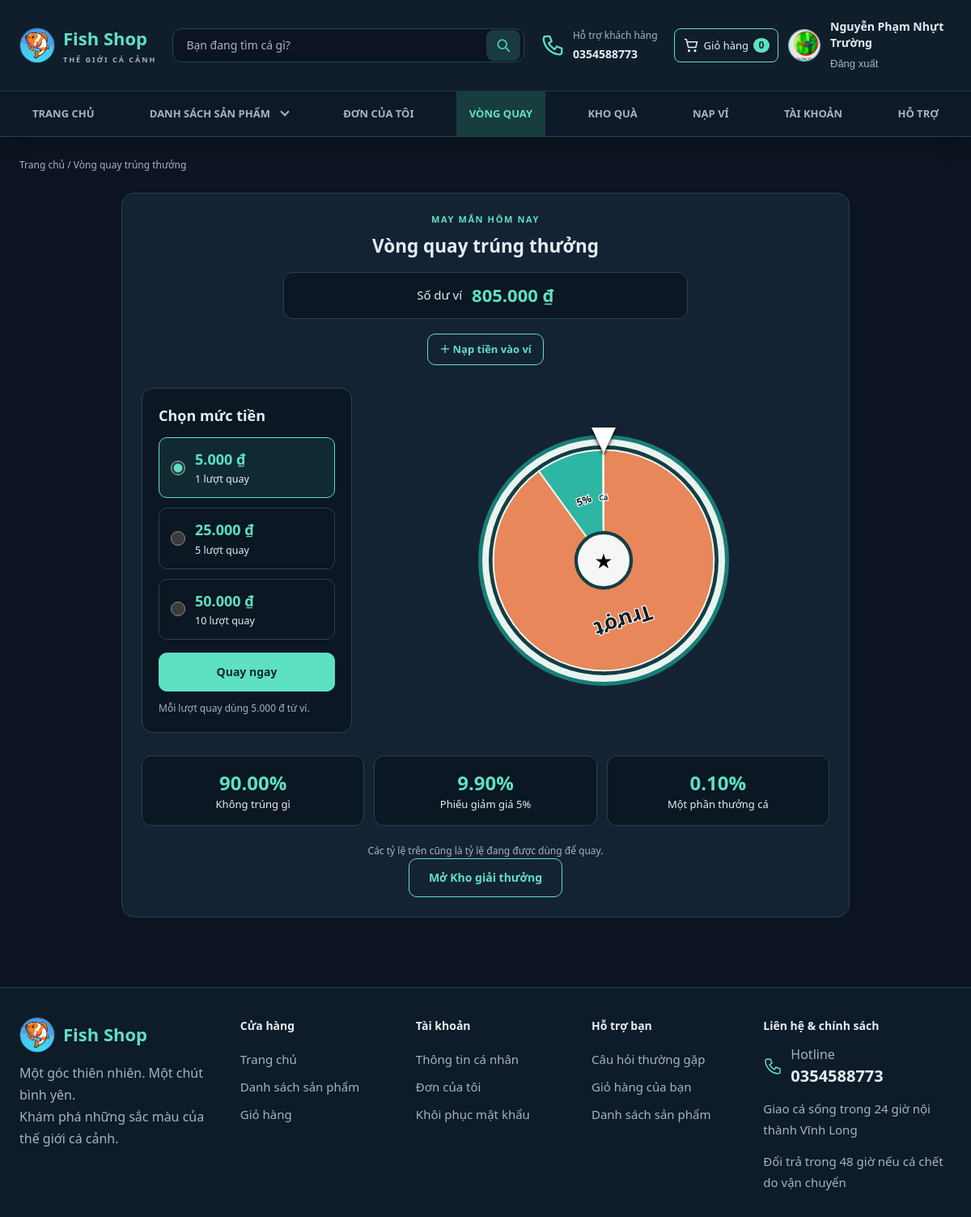
Screenshot of /wheel.php (signed in) with the database file from the repository.
### tables this page shows
CREATE TABLE `users` (
  `id` int(10) UNSIGNED NOT NULL,
  `username` varchar(50) NOT NULL,
  `password` varchar(255) NOT NULL COMMENT 'Chuỗi băm từ password_hash()',
  `fullname` varchar(100) NOT NULL,
  `email` varchar(254) DEFAULT NULL,
  `security_question` varchar(40) DEFAULT NULL,
  `security_answer_hash` varchar(255) DEFAULT NULL,
  `phone` varchar(20) NOT NULL,
  `address` varchar(255) NOT NULL DEFAULT '',
  `avatar` varchar(255) DEFAULT NULL,
  `role` enum('customer','admin') NOT NULL DEFAULT 'customer',
  `account_status` enum('active','locked') NOT NULL DEFAULT 'active',
  `locked_reason` varchar(64) DEFAULT NULL,
  `locked_note` text DEFAULT NULL,
  `locked_at` datetime DEFAULT NULL,
  `locked_by_admin_id` int(10) UNSIGNED DEFAULT NULL,
  `created_at` timestamp NOT NULL DEFAULT current_timestamp()
);

CREATE TABLE `prize_wallets` (
  `user_id` int(10) UNSIGNED NOT NULL,
  `balance` bigint(20) UNSIGNED NOT NULL DEFAULT 0,
  `updated_at` timestamp NOT NULL DEFAULT current_timestamp() ON UPDATE current_timestamp()
);

### includes/rewards.php (called while the page is built, shortened)
<?php
function prize_wallet(PDO $pdo, int $userId): array {
    $pdo->prepare('INSERT INTO prize_wallets(user_id) VALUES(?) ON DUPLICATE KEY UPDATE user_id=VALUES(user_id)')->execute([$userId]);
    $st=$pdo->prepare('SELECT balance FROM prize_wallets WHERE user_id=?'); $st->execute([$userId]);
    return $st->fetch() ?: ['balance'=>0];
}
function prize_spin_odds(): array {
    return ['miss_bp'=>9000,'coupon_bp'=>990,'fish_bp'=>10];
}

### includes/functions.php (called while the page is built, shortened)
<?php
function e($s): string { return htmlspecialchars((string)$s, ENT_QUOTES, 'UTF-8'); }
function money($v): string { return number_format((float)$v, 0, ',', '.') . ' ₫'; }
function url(string $path = ''): string {
    $path = ltrim($path, '/');
    return BASE_URL . $path;
}
function file_url(?string $rel, string $fallback = 'assets/images/no-image.svg'): string {
    $rel = (string)$rel;
    if ($rel !== '' && strpos($rel, '..') === false && is_file(__DIR__ . '/../' . $rel)) return url($rel);
    return url($fallback);
}
function cart_count(int $userId): int {
    $st = db()->prepare('SELECT COALESCE(SUM(ci.quantity),0) FROM cart c JOIN cart_items ci ON ci.cart_id = c.id WHERE c.user_id = ?');
    $st->execute([$userId]);
    return (int)$st->fetchColumn();
}
function current_cart_count(): int {
    $user = current_user();
    if ($user) return cart_count((int)$user['id']);
    return array_sum(array_column(guest_cart_lines(), 'quantity'));
}

### config/database.php (called while the page is built, shortened)
<?php
function db(): PDO
{
    static $pdo = null;
    if ($pdo === null) {
        try {
            $pdo = new PDO(
                'mysql:host=' . DB_HOST . ';dbname=' . DB_NAME . ';charset=utf8mb4',
                DB_USER,
                DB_PASS,
                [
                    PDO::ATTR_ERRMODE => PDO::ERRMODE_EXCEPTION,
                    PDO::ATTR_DEFAULT_FETCH_MODE => PDO::FETCH_ASSOC,
                    PDO::ATTR_EMULATE_PREPARES => false,
                ]
            );
        } catch (PDOException $e) {
            http_response_code(500);
            exit('Không kết nối được MySQL. Hãy bật MySQL trong XAMPP, nhập file database/WebBanCa.sql và kiểm tra config/database.php.');
        }
    }
    return $pdo;
}

### includes/auth.php (called while the page is built, shortened)
<?php
require_once __DIR__ . '/../config/database.php';
require_once __DIR__ . '/functions.php';
function current_user(): ?array {
    static $user = false;
    if ($user === false) {
        $user = null;
        if (!empty($_SESSION['user_id'])) {
            $st = db()->prepare(
                'SELECT id, username, fullname, phone, address, avatar, role, account_status FROM users WHERE id = ?'
            );
            $st->execute([(int)$_SESSION['user_id']]);
            $user = $st->fetch() ?: null;
        }
    }
    return $user;
}
function requireLogin(): array {
    $u = current_user();
    return $u;
}

### wheel.php (the view, shortened to what this page needs)
<?php
require_once __DIR__ . '/includes/auth.php';
require_once __DIR__ . '/includes/rewards.php';
$user=requireLogin(); $pdo=db(); reward_schema($pdo); $wallet=prize_wallet($pdo,(int)$user['id']);
$rates=prize_spin_odds();
$rateText=fn($bp)=>number_format((int)$bp/100,2,'.','');
$segments=[['type'=>'miss','label'=>'Trượt','bp'=>(int)$rates['miss_bp'],'color'=>'#e88759'],['type'=>'coupon','label'=>'5%','bp'=>(int)$rates['coupon_bp'],'color'=>'#2cb6a3'],['type'=>'fish','label'=>'Cá','bp'=>(int)$rates['fish_bp'],'color'=>'#f6c85f']];
$sectorMarkup='';$angle=0.0;
foreach($segments as $segment){
    $sweep=$segment['bp']/10000*360;
$fill=$segment['color'];
    if($sweep>=359.999){$sectorMarkup.='<circle cx="50" cy="50" r="48" fill="'.$fill.'" stroke="#f0f7f3" stroke-width=".7"/>';$mid=$angle+180;}
    else{$a1=deg2rad(-90+$angle);$a2=deg2rad(-90+$angle+$sweep);$x1=50+48*cos($a1);$y1=50+48*sin($a1);$x2=50+48*cos($a2);$y2=50+48*sin($a2);$large=$sweep>180?1:0;$sectorMarkup.='<path d="M50 50 L'.number_format($x1,3,'.','').' '.number_format($y1,3,'.','').' A48 48 0 '.$large.' 1 '.number_format($x2,3,'.','').' '.number_format($y2,3,'.','').' Z" fill="'.$fill.'" stroke="#f0f7f3" stroke-width=".7"/>';$mid=$angle+$sweep/2;}
    $sectorMarkup.='<text x="50" y="23" text-anchor="middle" dominant-baseline="middle" transform="rotate('.number_format($mid,3,'.','').' 50 50)" fill="#10202a" stroke="#fff" stroke-width=".8" paint-order="stroke" font-weight="800" font-size="'.max(3.2,min(9,$sweep/8)).'">'.$segment['label'].'</text>';
    $angle+=$sweep;
}
$spinResult=is_array($_SESSION['prize_spin_result']??null)?$_SESSION['prize_spin_result']:null;
$selectedCount = (int)($spinResult['count'] ?? 1);
$pageTitle='Vòng quay trúng thưởng'; include __DIR__.'/includes/header.php';
?>
<p class="crumb"><a href="<?=url('index.php')?>">Trang chủ</a> / Vòng quay trúng thưởng</p>
<section class="card prize-wheel-page">
  <p class="map-eyebrow">MAY MẮN HÔM NAY</p><h1>Vòng quay trúng thưởng</h1>
  <div class="wallet-balance"><span>Số dư ví</span><b><?=money($wallet['balance'])?></b></div>
  <p><a class="btn ghost sm" href="<?=url('wallet.php')?>">＋ Nạp tiền vào ví</a></p>
  <div class="spin-layout">
    <form class="spin-purchase" id="spin-purchase" method="post" action="<?=url('actions/spin.php')?>">
      <fieldset id="spin-fields">
        <legend>Chọn mức tiền</legend>
        <?php foreach([1,5,10] as $n): ?>
          <label class="spin-price-option">
            <input type="radio" name="count" value="<?=$n?>" <?=$selectedCount===$n?'checked':''?> required>
            <span><strong><?=money($n*5000)?></strong><small><?=$n?> lượt quay</small></span>
          </label>
        <?php endforeach; ?>
        <button class="btn block" id="spin-submit" type="submit">Quay ngay</button>
      </fieldset>
      <p class="hint">Mỗi lượt quay dùng 5.000 đ từ ví.</p>
    </form>
    <div class="spin-main">
  <div class="wheel-stage"><div class="wheel-pin" aria-hidden="true"></div><div class="prize-wheel" id="prize-wheel" data-miss="<?=$rateText($rates['miss_bp'])?>" data-coupon="<?=$rateText($rates['coupon_bp'])?>" data-fish="<?=$rateText($rates['fish_bp'])?>" aria-label="Vòng quay trúng thưởng"><svg viewBox="0 0 100 100" role="img" aria-label="Các phần thưởng theo tỷ lệ công bố"><?=$sectorMarkup?><circle cx="50" cy="50" r="12" fill="#f4f7f5" stroke="#143e43" stroke-width="1.5"/><text x="50" y="51" text-anchor="middle" dominant-baseline="middle" font-size="9">★</text></svg></div></div>
    </div>
  </div>
    <div class="prize-odds"><div><b><?=$rateText($rates['miss_bp'])?>%</b><span>Không trúng gì</span></div><div><b><?=$rateText($rates['coupon_bp'])?>%</b><span>Phiếu giảm giá 5%</span></div><div><b><?=$rateText($rates['fish_bp'])?>%</b><span>Một phần thưởng cá</span></div></div>
    <p class="hint">Các tỷ lệ trên cũng là tỷ lệ đang được dùng để quay.</p>
  <a class="btn ghost" href="<?=url('rewards.php')?>">Mở Kho giải thưởng</a>
</section>
<?php include __DIR__.'/includes/footer.php'; ?>

### includes/navbar.php (shortened to what this page needs)
<?php
$u = current_user();
$searchText = is_string($_GET['q'] ?? null) ? $_GET['q'] : '';
$currentPage = basename($_SERVER['SCRIPT_NAME']);
$catalogActive = in_array($currentPage, ['products.php', 'product_detail.php'], true);
?>
<header class="top">
  <div class="wrap bar">
    <a class="logo" href="<?= url('index.php') ?>"><img class="brand-avatar" src="<?= url('assets/images/fish-shop-logo.jpg') ?>" alt="" width="44" height="44"><span>Fish Shop<small>THẾ GIỚI CÁ CẢNH</small></span></a>
    <form class="header-search" action="<?= url($currentPage === 'products.php' ? 'products.php' : 'index.php') ?>" method="get" role="search">
      <input class="search" type="search" name="q" value="<?= e($searchText) ?>" placeholder="Bạn đang tìm cá gì?" aria-label="Tìm sản phẩm">
      <button type="submit" aria-label="Tìm kiếm"><svg viewBox="0 0 24 24" aria-hidden="true"><circle cx="10.5" cy="10.5" r="6.5"/><path d="m16 16 5 5"/></svg></button>
    </form>
    <a class="header-support" href="#ho-tro"><svg viewBox="0 0 24 24" aria-hidden="true"><path d="M5 3h4l2 5-3 2c2 3 3 4 6 6l2-3 5 2v4c0 2-2 2-3 2C10 20 4 14 3 6c0-1 0-3 2-3Z"/></svg><span>Hỗ trợ khách hàng<strong><?= e(ADMIN_CONTACT_PHONE) ?></strong></span></a>
    <div class="header-actions">
      <a class="header-action" data-nav="cart" href="<?= url('cart.php') ?>"><svg viewBox="0 0 24 24" aria-hidden="true"><path d="M3 3h2l3 12h11l2-8H6"/><circle cx="9" cy="20" r="1"/><circle cx="18" cy="20" r="1"/></svg><span>Giỏ hàng</span><b id="cart-badge" class="badge-n"><?= current_cart_count() ?></b></a>
      <?php if ($u): ?>
        <a class="account-avatar" href="<?= url('profile.php') ?>" aria-label="Thông tin tài khoản">
          <img src="<?= e(file_url($u['avatar'] ?? null, 'assets/images/avatar-default.svg')) ?>" alt="Ảnh đại diện của <?= e($u['fullname']) ?>" width="40" height="40">
        </a>
      <?php endif; ?>
      <div class="account-links">
      <?php if ($u): ?>
        <a href="<?= url('profile.php') ?>"><?= e($u['fullname']) ?></a>
        <form action="<?= url('logout.php') ?>" method="post"><?= csrf_field() ?><button class="link-btn" type="submit">Đăng xuất</button></form>
      <?php else: ?>
        <a href="<?= url('login.php') ?>">Đăng nhập</a><a href="<?= url('register.php') ?>">Đăng ký tài khoản</a>
      <?php endif; ?>
      </div>
    </div>
  </div>
  <div class="navigation"><div class="wrap">
    <nav id="nav-main" class="main-nav" aria-label="Điều hướng chính">
      <a class="<?= $currentPage === 'index.php' ? 'on' : '' ?>" href="<?= url('index.php') ?>">Trang chủ</a>
      <details class="product-menu" data-product-menu>
        <summary class="<?=$catalogActive ? 'on' : ''?>">Danh sách sản phẩm <span class="menu-chevron" aria-hidden="true"></span></summary>
      </details>
      <a class="<?= $currentPage === 'purchase_history.php' ? 'on' : '' ?>" href="<?= url('purchase_history.php') ?>">Đơn của tôi</a>
      <a class="<?= $currentPage === 'wheel.php' ? 'on' : '' ?>" href="<?= url('wheel.php') ?>">Vòng quay</a>
      <a class="<?= $currentPage === 'rewards.php' ? 'on' : '' ?>" href="<?= url('rewards.php') ?>">Kho quà</a>
      <?php if ($u): ?><a class="<?= $currentPage === 'wallet.php' ? 'on' : '' ?>" href="<?= url('wallet.php') ?>">Nạp ví</a><?php endif; ?>
      <a class="<?= $currentPage === 'profile.php' ? 'on' : '' ?>" href="<?= url('profile.php') ?>">Tài khoản</a>
      <a class="<?= $currentPage === 'support.php' ? 'on' : '' ?>" href="<?= url('support.php') ?>">Hỗ trợ</a>
    </nav>
  </div></div>
</header>

### assets/css/style.css (style rules this page uses)
:root { --bg:#0b1420; --card:#101c2b; --line:#1f3347; --ink:#e8f1f5; --mute:#8fa3b3; --teal:#5ee0c3; --r:14px; --danger:#ff8b91; --warn:#ffc857; --pink:#ff7496; }
* { box-sizing:border-box; margin:0; padding:0; }
html { scroll-behavior:smooth; }
body { background:var(--bg); color:var(--ink); font-family:"Segoe UI",Roboto,Arial,sans-serif; font-size:15px; line-height:1.6; min-height:100vh; display:flex; flex-direction:column; }
img { max-width:100%; display:block; }
a { color:inherit; text-decoration:none; }
h1,h2,h3 { line-height:1.3; }
.wrap { width:100%; max-width:1160px; margin:0 auto; padding:0 20px; }
.bar { display:flex; align-items:center; gap:20px; min-height:64px; }
.badge-n { min-width:20px; padding:0 6px; border-radius:20px; background:var(--teal); color:#092c28; font-size:12px; font-weight:700; text-align:center; }
.btn { display:inline-flex; align-items:center; justify-content:center; gap:6px; padding:11px 20px; border:1px solid var(--teal); border-radius:10px; background:var(--teal); color:#092c28; font:inherit; font-size:14px; font-weight:600; cursor:pointer; transition:transform .15s, background .15s, color .15s; }
.btn.ghost { background:transparent; color:var(--teal); }
.btn.sm { padding:7px 14px; font-size:13px; }
.btn.block { width:100%; }
.in, input[type=text], input[type=email], input[type=password], input[type=search], input[type=number], input[type=file], select, textarea { background:var(--card); color:var(--ink); border:1px solid var(--line); border-radius:8px; padding:10px 12px; font:inherit; font-size:14px; max-width:100%; }
input::placeholder, textarea::placeholder { color:#5d7385; }
.field small, .hint { display:block; margin-top:5px; color:var(--mute); font-size:12px; }
.crumb { font-size:12px; color:var(--mute); margin:26px 0 16px; }
.card { background:var(--card); border:1px solid var(--line); border-radius:16px; padding:24px; }
.link-btn { background:none; border:0; color:var(--mute); cursor:pointer; font-size:13px; }

### assets/css/maps.css (style rules this page uses)
.map-eyebrow { margin:0 0 10px; color:var(--teal,#56ddc3); font-size:11px; font-weight:700; letter-spacing:1.6px; }

### wheel.php (style rules this page uses)
.prize-wheel-page { text-align:center;max-width:900px;margin:26px auto }
.wallet-balance { display:flex;align-items:center;justify-content:center;gap:12px;flex-wrap:wrap;padding:12px;margin:18px auto;max-width:500px;border:1px solid var(--line);border-radius:12px;background:#0b1722 }
.wallet-balance b { font-size:22px;color:var(--teal) }
.spin-layout { display:grid;grid-template-columns:260px minmax(0,1fr);align-items:center;gap:32px;margin:28px 0 }
.spin-purchase { padding:20px;text-align:left;border:1px solid var(--line);border-radius:14px;background:#0b1722 }
.spin-purchase fieldset { min-width:0;margin:0;padding:0;border:0;display:grid;gap:12px }
.spin-purchase legend { padding:0;margin-bottom:14px;font-size:18px;font-weight:700 }
.spin-price-option { display:flex;align-items:center;gap:12px;margin:0;padding:13px 14px;border:1px solid var(--line);border-radius:10px;cursor:pointer }
.spin-price-option:has(input:checked) { border-color:var(--teal);background:rgba(44,182,163,.12) }
.spin-price-option input[type=radio] { appearance:auto;width:18px;height:18px;margin:0;flex:0 0 18px;accent-color:var(--teal) }
.spin-price-option strong,.spin-price-option small { display:block }
.spin-price-option strong { font-size:18px;color:var(--teal) }
.spin-price-option small { margin-top:3px;font-weight:400 }
.spin-purchase .btn { margin-top:4px }
.spin-purchase .hint { margin:12px 0 0 }
.spin-main { min-width:0 }
.wheel-stage { position:relative;width:min(300px,calc(100% - 20px));margin:24px auto }
.prize-wheel { width:100%;aspect-ratio:1;border-radius:50%;background:#153d44;border:8px solid #e8f4ef;box-shadow:0 0 0 5px #187e76;overflow:hidden;transform:rotate(0deg);will-change:transform }
.prize-wheel svg { display:block;width:100%;height:100% }
.wheel-pin { position:absolute;top:-14px;left:calc(50% - 15px);z-index:3;width:0;height:0;border-left:15px solid transparent;border-right:15px solid transparent;border-top:32px solid #fff;filter:drop-shadow(0 2px 2px #000) }
.prize-odds { display:grid;grid-template-columns:repeat(3,1fr);gap:12px;margin:22px 0 }
.prize-odds div { padding:16px;background:#0b1722;border:1px solid var(--line);border-radius:12px }
.prize-odds b,.prize-odds span { display:block }
.prize-odds b { font-size:24px;color:var(--teal) }
.prize-odds span { font-size:13px }

### rows the page displays
users: avatar (picture), fullname "Nguyễn Phạm Nhựt Trường"
prize_wallets: balance "805.000 ₫"

### other values shown
ADMIN_CONTACT_PHONE "0354588773"
current_cart_count() "0"
money($n*5000) "5.000 ₫"
$n "1"
money($n*5000) "25.000 ₫"
$n "5"
money($n*5000) "50.000 ₫"
$n "10"
$segment['label'] "Trượt"
$rateText($rates['miss_bp']) "90.00"
$rateText($rates['coupon_bp']) "9.90"
$rateText($rates['fish_bp']) "0.10"
